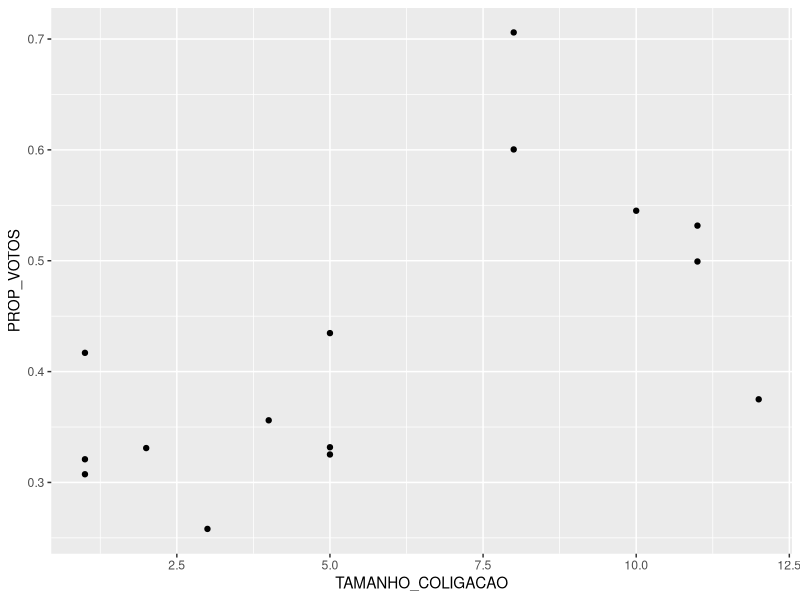

Write R code to recreate this figure.
install.packages("tidyverse")
library(tidyverse)

dados <- read_csv2('Lista 11/dados.csv')
glimpse(dados)

dados %>% 
  ggplot(aes(x = TAMANHO_COLIGACAO, y = PROP_VOTOS)) +
  geom_point()

media_colg <- mean(dados$TAMANHO_COLIGACAO)
media_voto <- mean(dados$PROP_VOTOS)

teste <- (dados$TAMANHO_COLIGACAO - media_colg) * (dados$PROP_VOTOS - media_voto)

b_cima <- sum(teste)  

teste2 <- (dados$TAMANHO_COLIGACAO - media_colg)
(teste2)

sum((dados$TAMANHO_COLIGACAO - media_colg)*(dados$PROP_VOTOS - media_voto))

dados$TAMANHO_COLIGACAO
mean(dados$TAMANHO_COLIGACAO)
teste2

dados$TAMANHO_COLIGACAO
((dados$TAMANHO_COLIGACAO - mean(dados$TAMANHO_COLIGACAO))^2)

sum((dados$TAMANHO_COLIGACAO - mean(dados$TAMANHO_COLIGACAO))^2)

lmTamanho = lm(PROP_VOTOS~TAMANHO_COLIGACAO, data = dados)

summary(lmTamanho)

sum(lmTamanho$residuals^2)
